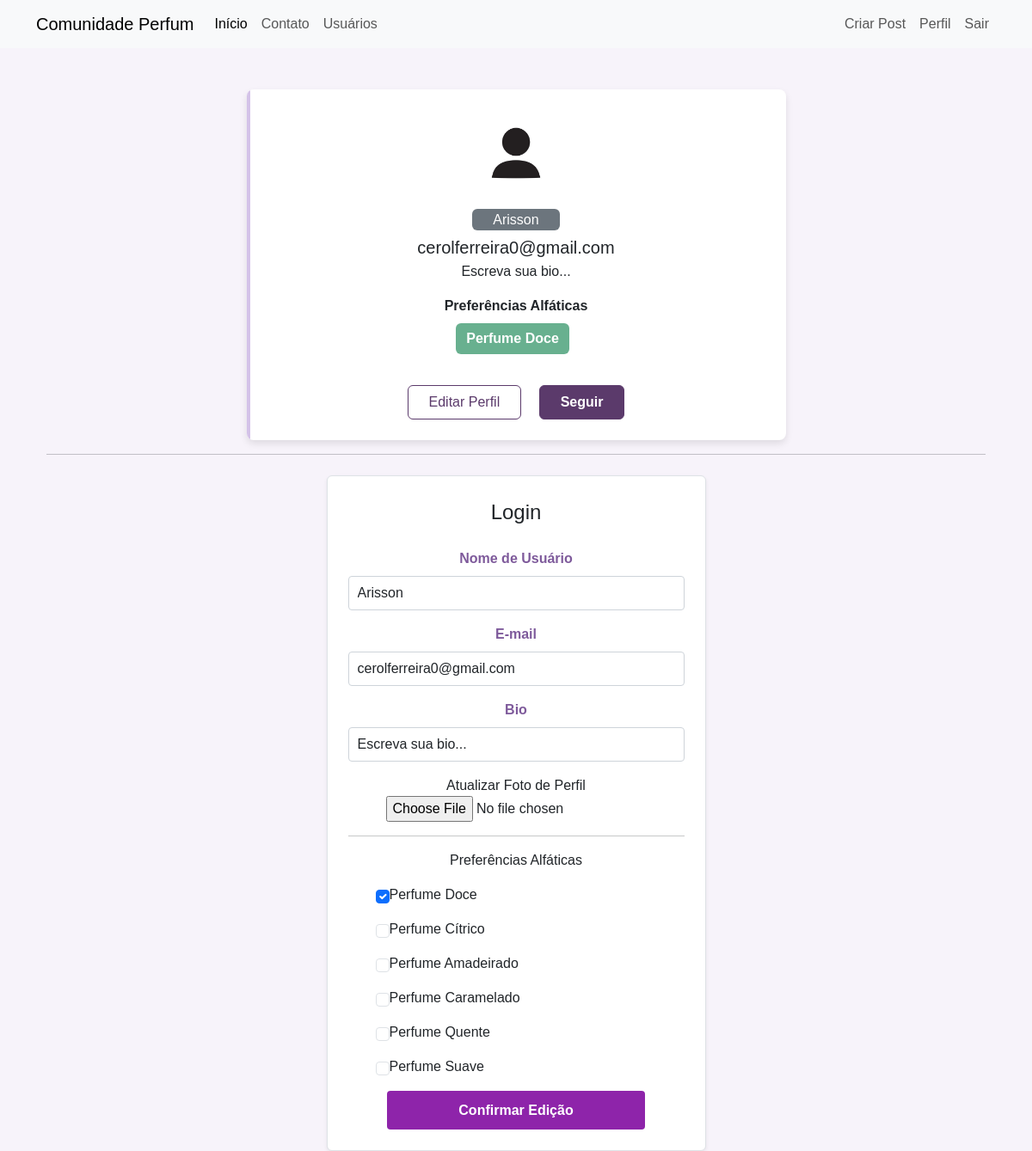
The page /perfil/editar (signed in) on the database its author committed.
### comunidadeperfum/models.py (models this page shows)
class Usuario(database.Model, UserMixin):
    id = database.Column(database.Integer, primary_key=True)
    username = database.Column(database.String, nullable=False)
    email = database.Column(database.String, nullable=False, unique=True)
    senha = database.Column(database.String, nullable=False)
    foto_perfil = database.Column(database.String, default='default.png', nullable=False)
    perfil_bio = database.Column(database.String, default='Escreva sua bio...', nullable=False)
    posts = database.relationship('Post', backref='autor', lazy=True)
    perfumes = database.Column(database.String, nullable=False, default='Não Informado.')

### comunidadeperfum/routes.py (the view)
@app.route('/perfil/editar', methods=['GET', 'POST'])
@login_required
def editar_perfil():
    form = FormEditarPerfil()
    if form.validate_on_submit():
        current_user.username = form.username.data
        current_user.email = form.email.data
        current_user.bio = form.bio.data
        if form.foto_perfil.data:
            nome_imagem = salvar_imagem(form.foto_perfil.data)
            current_user.foto_perfil = nome_imagem
        current_user.perfumes = atualizar_perfumes(form)
        database.session.commit()
        flash(f'Perfil atualizado com sucesso.', 'success')
        return redirect(url_for('perfil'))
    elif request.method == 'GET':
        form.username.data = current_user.username
        form.email.data = current_user.email
        form.bio.data = current_user.perfil_bio
        if form.bio.data:
            current_user.perfil_bio = form.bio.data
        perfumes_usuario = current_user.perfumes.split(';') if current_user.perfumes else []
        for campo in form:
            if 'perfume_' in campo.name:  # Verifica se o campo é de perfume
                if campo.label.text in perfumes_usuario:  # Marca o campo se o perfume estiver nos perfumes do usuário
                    campo.data = True
    foto_perfil = url_for('static', filename=f'images/{current_user.foto_perfil}')
    return render_template('editarperfil.html', foto_perfil=foto_perfil, form=form)

### comunidadeperfum/forms.py (shortened to what this page needs)
class FormEditarPerfil(FlaskForm):
    username = StringField('Nome de Usuário', validators=[DataRequired()])
    email = StringField('E-mail', validators=[DataRequired(), Email()])
    bio = StringField('Bio', validators=[Length(2, 20)])
    foto_perfil = FileField('Atualizar Foto de Perfil', validators=[FileAllowed(['png', 'jpg', 'jpeg'])])
    btn_submit_editarperfil = SubmitField('Confirmar Edição', validators=[])
    perfume_doce = BooleanField('Perfume Doce')
    perfume_citrico = BooleanField('Perfume Cítrico')
    perfume_amadeirado = BooleanField('Perfume Amadeirado')
    perfume_caramelado = BooleanField('Perfume Caramelado')
    perfume_quente = BooleanField('Perfume Quente')
    perfume_suave = BooleanField('Perfume Suave')

### comunidadeperfum/models.py (called while the page is built)
@login_manager.user_loader
def load_usuario(id_usuario):
    return Usuario.query.get(int(id_usuario))

### comunidadeperfum/templates/editarperfil.html (shortened to what this page needs)
{% extends 'perfil.html' %}
{% block form_editar_perfil %}
<div class="container text-center">
    <hr>
    <div class="row justify-content-center">
        <div class="col-md-5">
            <form method="POST" action="" class="border p-4 mt-2 shadow-sm rounded" enctype="multipart/form-data">
                <legend class="text-center mb-4">Login</legend>
                <fieldset>
                    <div class="form-group mb-3">
                        {{ form.username.label(class="form-label") }}
                        {% if form.username.errors %}
                            {{ form.username(class="form-control is-invalid") }}
                            <div class="invalid-feedback">
                                {% for erro in form.username.errors %}
                                    {{ erro }}
                                {% endfor %}
                            </div>
                            {% else %}
                                {{ form.username(class="form-control") }}
                            {% endif %}
                    </div>
                    <div class="form-group mb-3">
                        {{ form.email.label(class="form-label") }}
                        {% if form.email.errors %}
                            {{ form.email(class="form-control is-invalid") }}
                            <div class="invalid-feedback">
                                {% for erro in form.email.errors %}
                                    {{ erro }}
                                {% endfor %}
                            </div>
                            {% else %}
                                {{ form.email(class="form-control") }}
                            {% endif %}
                    </div>
                    <div class="form-group mb-3">
                        {{ form.bio.label(class="form-label") }}
                        {% if form.bio.errors %}
                            {{ form.bio(class="form-control is-invalid") }}
                            <div class="invalid-feedback">
                                {% for erro in form.bio.errors %}
                                    {{ erro }}
                                {% endfor %}
                            </div>
                            {% else %}
                                {{ form.bio(class="form-control") }}
                            {% endif %}
                    </div>
                    <div class="form-group mb-3">
                        {{ form.foto_perfil.label }}
                        {{ form.foto_perfil(class="form-control-file") }}
                    </div>
                    <hr>
                    <p>Preferências Alfáticas</p>
                    {% for campo in form %}
                        {% if 'perfume_' in campo.name %}
                        <div class="form-check mb-3 d-flex align-items-center">
                            {{ campo.label(class="form-check-label order-2") }}
                            {{ campo(class="form-check-input order-1 ms-2") }}
                        </div>
                        {% endif %}
                    {% endfor %}
                </fieldset>
                <button type="submit" name="btn_submit_login" class="btn btn-primary w-100">
                    {{ form.btn_submit_editarperfil.label }}
                </button>
            </form>
        </div>
    </div>
</div>
{% endblock %}

### comunidadeperfum/templates/perfil.html (shortened to what this page needs)
{% extends 'base.html' %}
{% block body %}
<div class="container mt-5">
    <div class="row d-flex justify-content-center">
        <div class="col-md-7">
            <div class="card p-3 py-4">
                <div class="text-center">
                    <img src="{{ foto_perfil }}" width="100" class="rounded-circle">
                </div>
                <div class="text-center mt-3">
                    <span class="bg-secondary p-1 px-4 rounded text-white">{{ current_user.username }}</span>
                    <h5 class="mt-2 mb-0">{{ current_user.email }}</h5>
                    <div class="px-4 mt-1">
                        <p class="fonts">{{ current_user.perfil_bio }}</p>
                    </div>
                    <div class="row justify-content-center">
                        <div class="col col-12" style="text-align: center">
                            <strong>Preferências Alfáticas</strong><br>
                            <div class="d-flex flex-wrap justify-content-center">
                                {% for perfume in current_user.perfumes.split(';') %}
                                    <button type="button" class="btn btn-success mt-2 me-2" disabled>{{ perfume }}</button>
                                {% endfor %}
                            </div>
                        </div>
                    </div>
                     <ul class="social-list">
                        <li></li>
                        <li></li>
                    </ul>
                    <div class="buttons">
                        <a href="{{ url_for('editar_perfil')}}"><button class="btn btn-outline-primary px-4">Editar Perfil</button></a>
                        <button class="btn btn-primary px-4 ms-3">Seguir</button>
                    </div>
                </div>
            </div>
        </div>
    </div>
</div>
{% block form_editar_perfil %}
{% endblock %}
{% endblock %}

### comunidadeperfum/static/style.css (style rules this page uses)
:root { --color-primary: #7e5a9b; --color-secondary: #d4c2e8; --color-accent: #5b3a6b; --color-background: #f7f3fa; --color-text-dark: #333; --color-text-light: #fff; }
body { background: var(--color-background); font-family: Arial, sans-serif; }
form { background: var(--color-text-light); border-radius: 8px; padding: 20px; box-shadow: 0 4px 8px rgba(0, 0, 0, 0.1); }
.form-label { font-weight: bold; color: var(--color-primary); }
.form-control { border-radius: 4px; border: 1px solid var(--color-secondary); transition: border-color 0.3s; }
.btn-primary, .btn-success { font-weight: bold; border: none; background-color: var(--color-primary); color: var(--color-text-light); transition: background-color 0.3s ease; }
a { text-decoration: none; color: var(--color-accent); }
.card { border: none; position: relative; overflow: hidden; border-radius: 8px; cursor: pointer; box-shadow: 0 4px 8px rgba(0, 0, 0, 0.1); }
.card:before { content: ""; position: absolute; left: 0; top: 0; width: 4px; height: 100%; background-color: var(--color-secondary); transform: scaleY(1); transition: all 0.5s; transform-origin: bottom; }
.card:after { content: ""; position: absolute; left: 0; top: 0; width: 4px; height: 100%; background-color: var(--color-accent); transform: scaleY(0); transition: all 0.5s; transform-origin: bottom; }
.social-list { display: flex; list-style: none; justify-content: center; padding: 0; }
.social-list li { padding: 10px; color: var(--color-primary); font-size: 19px; }
.buttons button:nth-child(1) { border: 1px solid var(--color-accent) !important; color: var(--color-accent); height: 40px; }
.buttons button:nth-child(2) { border: 1px solid var(--color-accent) !important; background-color: var(--color-accent); color: var(--color-text-light); height: 40px; }
form { width: 100%; max-width: 700px; min-height: 500px; margin: 0 auto; background: #fff; border-radius: 8px; padding: 20px; box-shadow: 0 4px 8px rgba(0, 0, 0, 0.1); box-sizing: border-box; }
.form-control { width: 100%; max-width: 700px; height: 40px; padding: 10px; border-radius: 4px; border: 1px solid #ced4da; box-sizing: border-box; }
button[type="submit"] { width: 100%; max-width: 300px; height: 45px; background-color: #8E24AA; color: #fff; border: none; border-radius: 4px; cursor: pointer; font-weight: bold; transition: background-color 0.3s ease; }

### rows shown on the page
Usuario: username "Arisson", email "cerolferreira0@gmail.com", perfil_bio "Escreva sua bio...", perfumes "Perfume Doce"

### other values the page prints
{{ campo.label(class="form-check-label order-2") }} "Perfume Doce" "Perfume Cítrico" "Perfume Amadeirado" "Perfume Caramelado" "Perfume Quente" "Perfume Suave"
